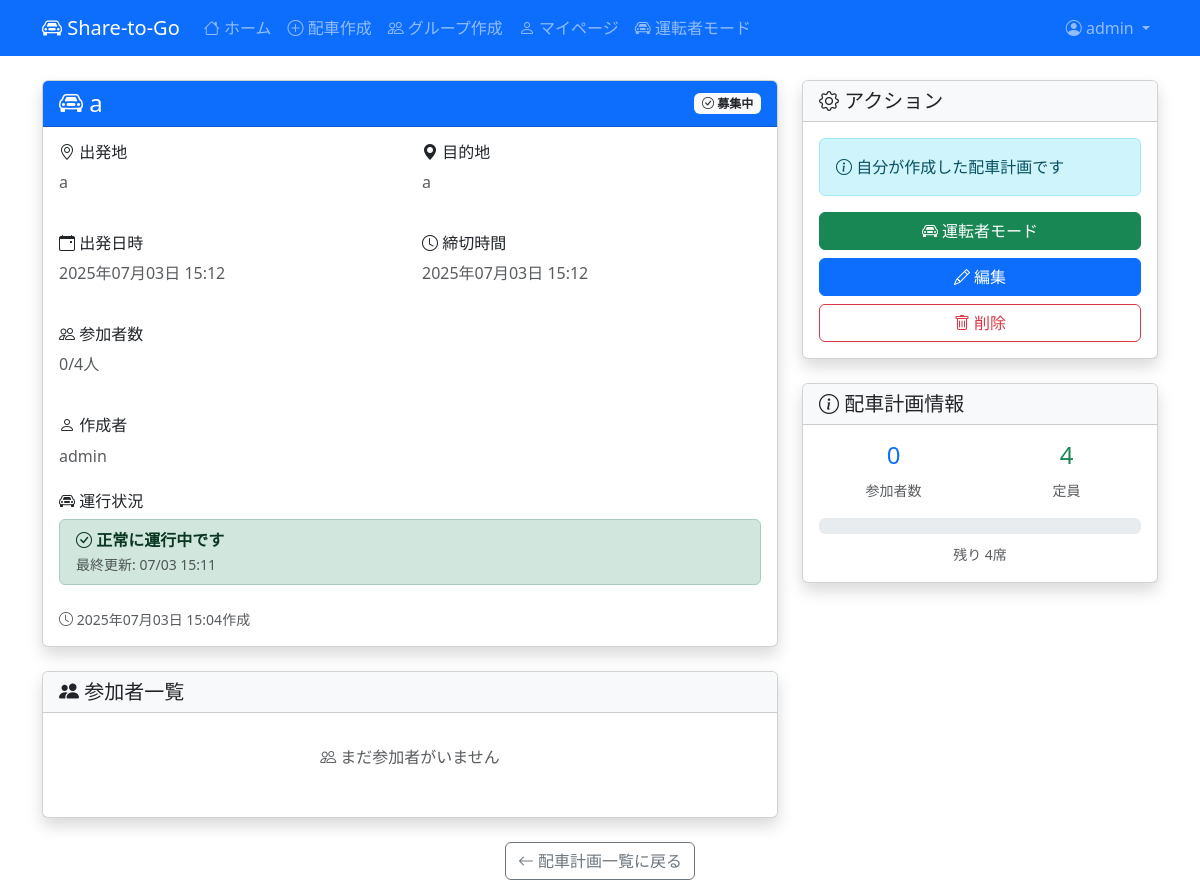
Screenshot of /rides/6/ (signed in) with the database file from the repository.
### rides/models.py (models this page shows, shortened)
class RidePlan(models.Model):
    STATUS_CHOICES = [
        ('active', '募集中'),
        ('full', '定員満員'),
        ('cancelled', 'キャンセル'),
        ('completed', '完了'),
    ]
    creator = models.ForeignKey(User, on_delete=models.CASCADE, verbose_name="作成者")
    groups = models.ManyToManyField(Group, verbose_name="表示グループ", blank=True)
    title = models.CharField(max_length=100, verbose_name="タイトル")
    description = models.TextField(blank=True, null=True, verbose_name="説明")
    departure_location = models.CharField(max_length=100, verbose_name="出発地")
    destination = models.CharField(max_length=100, verbose_name="目的地")
    departure_time = models.DateTimeField(verbose_name="出発日時")
    deadline_time = models.DateTimeField(verbose_name="締切日時", blank=True, null=True)
    max_participants = models.PositiveIntegerField(verbose_name="最大参加者数", default=4)
    price_per_person = models.PositiveIntegerField(blank=True, null=True, verbose_name="一人あたりの料金")
    status = models.CharField(
        max_length=20,
        choices=STATUS_CHOICES,
        default='active',
        verbose_name="ステータス"
    )
    delay_minutes = models.PositiveIntegerField(default=0, verbose_name="遅延時間（分）")
    is_delayed = models.BooleanField(default=False, verbose_name="遅延中")
    delay_updated_at = models.DateTimeField(auto_now=True, verbose_name="遅延情報更新日時")
    delay_possibility = models.BooleanField(default=False, verbose_name="遅延の可能性あり")
    delay_possibility_updated_at = models.DateTimeField(auto_now=True, verbose_name="遅延可能性更新日時")
    created_at = models.DateTimeField(auto_now_add=True, verbose_name="作成日時")
    updated_at = models.DateTimeField(auto_now=True, verbose_name="更新日時")
    class Meta:
        verbose_name = "配車計画"
        verbose_name_plural = "配車計画"
        ordering = ['-created_at']
    @property
    def current_participants(self):
        return self.participation_set.filter(status='confirmed').count()
    @property
    def remaining_seats(self):
        return self.max_participants - self.current_participants
    @property
    def is_in_progress(self):
        end_time = self.departure_time + timezone.timedelta(hours=2)
        return self.departure_time <= timezone.now() <= end_time

### rides/views.py (the view)
# urls.py: path('rides/<int:ride_id>/', views.ride_detail_view, name='ride_detail'),
@login_required
def ride_detail_view(request, ride_id):
    ride = get_object_or_404(RidePlan, id=ride_id)
    participants = Participation.objects.filter(
        ride_plan=ride,
        status='confirmed'
    ).select_related('user')
    user_participation = None
    if request.user.is_authenticated:
        user_participation = Participation.objects.filter(
            ride_plan=ride,
            user=request.user
        ).first()
    context = {
        'ride': ride,
        'participants': participants,
        'user_participation': user_participation,
    }
    return render(request, 'rides/ride_detail.html', context)

### rides/templates/rides/ride_detail.html (shortened to what this page needs)
{% extends 'rides/base.html' %}
{% block content %}
<div class="row">
    <div class="col-lg-8">
        <div class="card shadow mb-4">
            <div class="card-header bg-primary text-white">
                <div class="d-flex justify-content-between align-items-center">
                    <h4 class="mb-0">
                        <i class="bi bi-car-front"></i> {{ ride.title }}
                    </h4>
                    <span class="badge bg-light text-dark">
                        {% if ride.status == 'active' %}
                            <i class="bi bi-check-circle"></i> 募集中
                        {% elif ride.status == 'full' %}
                            <i class="bi bi-x-circle"></i> 定員満員
                        {% elif ride.status == 'cancelled' %}
                            <i class="bi bi-x-circle"></i> キャンセル
                        {% elif ride.status == 'completed' %}
                            <i class="bi bi-check-circle"></i> 完了
                        {% endif %}
                    </span>
                </div>
            </div>
            <div class="card-body">
                <div class="row mb-4">
                    <div class="col-md-6">
                        <h6><i class="bi bi-geo-alt"></i> 出発地</h6>
                        <p class="text-muted">{{ ride.departure_location }}</p>
                    </div>
                    <div class="col-md-6">
                        <h6><i class="bi bi-geo-alt-fill"></i> 目的地</h6>
                        <p class="text-muted">{{ ride.destination }}</p>
                    </div>
                </div>
                <div class="row mb-4">
                    <div class="col-md-6">
                        <h6><i class="bi bi-calendar-event"></i> 出発日時</h6>
                        <p class="text-muted">{{ ride.departure_time|date:"Y年m月d日 H:i" }}</p>
                    </div>
                    <div class="col-md-6">
                        <h6><i class="bi bi-clock"></i> 締切時間</h6>
                        {% if ride.deadline_time %}
                            <p class="text-muted">{{ ride.deadline_time|date:"Y年m月d日 H:i" }}</p>
                        {% else %}
                            <p class="text-muted">{{ ride.deadline_time_auto|date:"Y年m月d日 H:i" }} <small>(自動)</small></p>
                        {% endif %}
                    </div>
                </div>
                <div class="row mb-4">
                    <div class="col-md-6">
                        <h6><i class="bi bi-people"></i> 参加者数</h6>
                        <p class="text-muted">{{ ride.current_participants }}/{{ ride.max_participants }}人</p>
                    </div>
                </div>
                <div class="mb-4">
                    <h6><i class="bi bi-person"></i> 作成者</h6>
                    <p class="text-muted">{{ ride.creator.username }}</p>
                </div>
                {% if ride.is_in_progress %}
                    <div class="mb-4">
                        <h6><i class="bi bi-car-front"></i> 運行状況</h6>
                        {% if ride.is_delayed %}
                            <div class="alert alert-danger py-2">
                                <i class="bi bi-exclamation-triangle"></i>
                                <strong>{{ ride.delay_minutes }}分遅れています</strong>
                                <br><small class="text-muted">最終更新: {{ ride.delay_updated_at|date:"m/d H:i" }}</small>
                            </div>
                        {% else %}
                            <div class="alert alert-success py-2">
                                <i class="bi bi-check-circle"></i>
                                <strong>正常に運行中です</strong>
                                <br><small class="text-muted">最終更新: {{ ride.delay_updated_at|date:"m/d H:i" }}</small>
                            </div>
                        {% endif %}
                    </div>
                {% endif %}
                <div class="text-muted small">
                    <i class="bi bi-clock"></i> {{ ride.created_at|date:"Y年m月d日 H:i" }}作成
                </div>
            </div>
        </div>
        <div class="card shadow">
            <div class="card-header bg-light">
                <h5 class="mb-0">
                    <i class="bi bi-people-fill"></i> 参加者一覧
                </h5>
            </div>
            <div class="card-body">
                {% if participants %}
                    <div class="list-group list-group-flush">
                        {% for participant in participants %}
                            <div class="list-group-item">
                                <div class="d-flex justify-content-between align-items-start mb-2">
                                    <div>
                                        <i class="bi bi-person-circle"></i> {{ participant.user.username }}
                                        {% if participant.user == ride.creator %}
                                            <span class="badge bg-primary ms-2">作成者</span>
                                        {% endif %}
                                    </div>
                                    <small class="text-muted">
                                        {{ participant.created_at|date:"m/d H:i" }}参加
                                    </small>
                                </div>
                                {% if participant.pickup_location_name or participant.dropoff_location_name %}
                                    <div class="small text-muted">
                                        {% if participant.pickup_location_name %}
                                            <div class="mb-1">
                                                <i class="bi bi-geo-alt text-success"></i>
                                                <strong>乗車:</strong> {{ participant.pickup_location_name }}
                                            </div>
                                        {% endif %}
                                        {% if participant.dropoff_location_name %}
                                            <div>
                                                <i class="bi bi-geo-alt-fill text-danger"></i>
                                                <strong>降車:</strong> {{ participant.dropoff_location_name }}
                                            </div>
                                        {% endif %}
                                    </div>
                                {% endif %}
                            </div>
                        {% endfor %}
                    </div>
                {% else %}
                    <p class="text-muted text-center py-3">
                        <i class="bi bi-people"></i> まだ参加者がいません
                    </p>
                {% endif %}
            </div>
        </div>
    </div>
    <div class="col-lg-4">
        <div class="card shadow mb-4">
            <div class="card-header bg-light">
                <h5 class="mb-0">
                    <i class="bi bi-gear"></i> アクション
                </h5>
            </div>
            <div class="card-body">
                {% if user.is_authenticated %}
                    {% if user_participation %}
                        {% if user_participation.status == 'confirmed' %}
                            <div class="alert alert-success">
                                <i class="bi bi-check-circle"></i> 参加済みです
                            </div>
                            <form method="post" action="{% url 'rides:cancel_reservation' ride.id %}">
                                {% csrf_token %}
                                <button type="submit" class="btn btn-outline-danger w-100"
                                        onclick="return confirm('本当に参加をキャンセルしますか？')">
                                    <i class="bi bi-x-circle"></i> 参加をキャンセル
                                </button>
                            </form>
                        {% elif user_participation.status == 'pending' %}
                            <div class="alert alert-warning">
                                <i class="bi bi-clock"></i> 参加申し込み中です
                            </div>
                        {% endif %}
                    {% else %}
                        {% if ride.creator == user %}
                            <div class="alert alert-info">
                                <i class="bi bi-info-circle"></i> 自分が作成した配車計画です
                            </div>
                            {% if ride.is_in_progress %}
                                <a href="{% url 'rides:driver_mode' ride.id %}" class="btn btn-success w-100 mb-2">
                                    <i class="bi bi-car-front"></i> 運転者モード
                                </a>
                            {% endif %}
                            <a href="{% url 'rides:edit_ride' ride.id %}" class="btn btn-primary w-100 mb-2">
                                <i class="bi bi-pencil"></i> 編集
                            </a>
                            <a href="{% url 'rides:delete_ride' ride.id %}" class="btn btn-outline-danger w-100"
                               onclick="return confirm('本当に削除しますか？')">
                                <i class="bi bi-trash"></i> 削除
                            </a>
                        {% else %}
                            <a href="{% url 'rides:reservation' ride.id %}" class="btn btn-success w-100">
                                <i class="bi bi-calendar-check"></i> 参加する
                            </a>
                        {% endif %}
                    {% endif %}
                {% endif %}
            </div>
        </div>
        <div class="card shadow">
            <div class="card-header bg-light">
                <h5 class="mb-0">
                    <i class="bi bi-info-circle"></i> 配車計画情報
                </h5>
            </div>
            <div class="card-body">
                <div class="row text-center">
                    <div class="col-6">
                        <h4 class="text-primary">{{ ride.current_participants }}</h4>
                        <small class="text-muted">参加者数</small>
                    </div>
                    <div class="col-6">
                        <h4 class="text-success">{{ ride.max_participants }}</h4>
                        <small class="text-muted">定員</small>
                    </div>
                </div>
                <div class="progress mt-3">
                </div>
                <div class="text-center mt-2">
                    <small class="text-muted">
                        残り {{ ride.remaining_seats }}席
                    </small>
                </div>
            </div>
        </div>
    </div>
</div>
<div class="text-center mt-4">
    <a href="{% url 'rides:index' %}" class="btn btn-outline-secondary">
        <i class="bi bi-arrow-left"></i> 配車計画一覧に戻る
    </a>
</div>
{% endblock %}

### rides/templates/rides/base.html (shortened to what this page needs)
<!DOCTYPE html>
<html lang="ja">
<head>
    <link href="https://cdn.jsdelivr.net/npm/bootstrap@5.3.0/dist/css/bootstrap.min.css" rel="stylesheet">
    <link href="https://cdn.jsdelivr.net/npm/bootstrap-icons@1.10.0/font/bootstrap-icons.css" rel="stylesheet">
</head>
<body>
    <nav class="navbar navbar-expand-lg navbar-dark bg-primary">
        <div class="container">
            <a class="navbar-brand" href="{% url 'rides:home' %}">
                <i class="bi bi-car-front"></i> Share-to-Go
            </a>
            <div class="collapse navbar-collapse" id="navbarNav">
                <ul class="navbar-nav me-auto">
                    <li class="nav-item">
                        <a class="nav-link" href="{% url 'rides:home' %}">
                            <i class="bi bi-house"></i> ホーム
                        </a>
                    </li>
                    {% if user.is_authenticated %}
                        <li class="nav-item">
                            <a class="nav-link" href="{% url 'rides:create_ride' %}">
                                <i class="bi bi-plus-circle"></i> 配車作成
                            </a>
                        </li>
                        <li class="nav-item">
                            <a class="nav-link" href="{% url 'rides:create_group' %}">
                                <i class="bi bi-people"></i> グループ作成
                            </a>
                        </li>
                        <li class="nav-item">
                            <a class="nav-link" href="{% url 'rides:profile' %}">
                                <i class="bi bi-person"></i> マイページ
                            </a>
                        </li>
                        <li class="nav-item">
                            <a class="nav-link" href="{% url 'rides:driver_mode_list' %}">
                                <i class="bi bi-car-front"></i> 運転者モード
                            </a>
                        </li>
                    {% endif %}
                </ul>
                <ul class="navbar-nav">
                    {% if user.is_authenticated %}
                        <li class="nav-item dropdown">
                            <a class="nav-link dropdown-toggle" href="#" id="navbarDropdown" role="button" data-bs-toggle="dropdown">
                                <i class="bi bi-person-circle"></i> {{ user.username }}
                            </a>
                        </li>
                    {% endif %}
                </ul>
            </div>
        </div>
    </nav>
    <main class="container mt-4">
        {% block content %}
        {% endblock %}
    </main>
</body>
</html>

### rows the page displays
RidePlan: title "a", departure_location "a", destination "a", departure_time "2025年07月03日 15:12", deadline_time "2025年07月03日 15:12", current_participants "0", max_participants "4", creator.username "admin", delay_updated_at "07/03 15:11", created_at "2025年07月03日 15:04", remaining_seats "4"

### other values shown
{{ user.username }} "admin"
